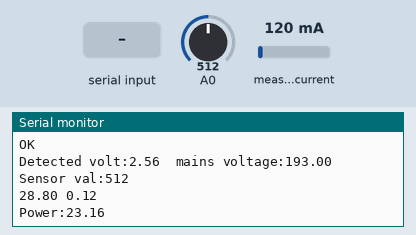
Bench run of a sketch on a simulated Arduino Uno, built with avr-gcc and run on an emulated ATmega328P. Shown: the last lines printed to the serial monitor. The inputs (shaded band) are chosen by the test bench; at power-on: measured current 120 mA, A0 = 512. The modem accepts every AT command (registered, SIM ready, sends succeed) and sends nothing else.

Above: at 9.3 s.
9.4 s: "1" received over the second serial link
At 11.4 s:
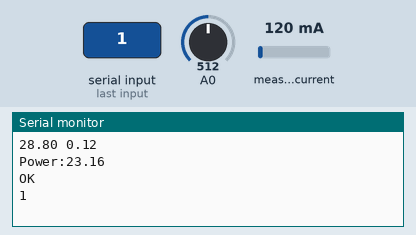
19.8 s: measured current set to 40 mA
At 20.87 s:
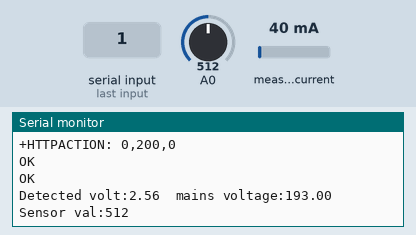
22.8 s: "0" received over the second serial link
At 23.6 s:
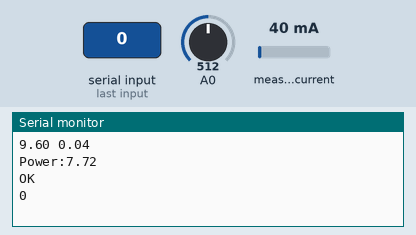

Measured:
- after the input at 9.4 s, the serial monitor: prints a new line after 0.95 s (image 1)
- after the input at 22.8 s, the serial monitor: prints a new line after 0.12 s (image 3)

The sketch:

smart_meter.ino
```cpp
#include <EmonLib.h>

#include <EEPROM.h>

#include <SoftwareSerial.h>
SoftwareSerial gprsSerial(7, 8);
//SIM900 Tx-->7 Rx-->8
EnergyMonitor emon1;

void setup()
{
  gprsSerial.begin(19200);
  Serial.begin(19200);
  emon1.current(A1, 30);             // Current: input pin, calibration.
  Serial.println("Config SIM900...");
  delay(2000);
  Serial.println("Done!...");
  gprsSerial.flush();
  Serial.flush();

  // attach or detach from GPRS service
  gprsSerial.println("AT+CGATT?");
  delay(100);
  toSerial();


  // bearer settings
  gprsSerial.println("AT+SAPBR=3,1,\"CONTYPE\",\"GPRS\"");
  delay(2000);
  toSerial();

  // bearer settings
  gprsSerial.println("AT+SAPBR=3,1,\"APN\",\"airtelgprs.com\"");
  delay(2000);
  toSerial();

  // bearer settings
  gprsSerial.println("AT+SAPBR=1,1");
  delay(2000);
  toSerial();
}


void loop()
{

//voltage sensing
  int sensorValue = analogRead(A0);
  double vold=0,volm=0;// vold=voltage detected; volm=voltage mains
  if(sensorValue!=0){
    vold=sensorValue*0.00500752;
    volm=round((vold+0.594286)/0.016429);
    volm++;
  }// print out the value you read:
  Serial.print("Detected volt:");
  Serial.print(vold);
  Serial.print("  mains voltage:");
  Serial.print(volm);
  Serial.print("  Sensor val:");
  Serial.println(sensorValue);
  //votage sensing end
  //current sensing
  double Irms = emon1.calcIrms(1480);  // Calculate Irms only

  Serial.print(Irms*240.0);         // Apparent power
  Serial.print(" ");
  Serial.println(Irms);          // Irms
  //current sensing ends
  //power calculation
  double power=volm*Irms;
  Serial.print("Power:");
  Serial.println(power);
  //power calculation ends
  //GSM sending
   // initialize http service
   gprsSerial.println("AT+HTTPINIT");
   delay(2000);
   toSerial();

   // set http param value
   String URL="AT+HTTPPARA=\"URL\",\"http://konsole.netau.net/a.php?x=";
   URL.concat(power);
   URL.concat("\"");
   gprsSerial.println(URL);
   delay(2000);
   toSerial();

   // set http action type 0 = GET, 1 = POST, 2 = HEAD
   gprsSerial.println("AT+HTTPACTION=0");
   delay(6000);
   toSerial();

   // read server response
   gprsSerial.println("AT+HTTPREAD");
   delay(1000);
   toSerial();

   gprsSerial.println("");
   gprsSerial.println("AT+HTTPTERM");
   toSerial();
   delay(300);

   gprsSerial.println("");
   delay(1024);
   //GSM sending ends
}

void toSerial()
{
  while(gprsSerial.available()!=0)
  {
    Serial.write(gprsSerial.read());
  }
}
```
